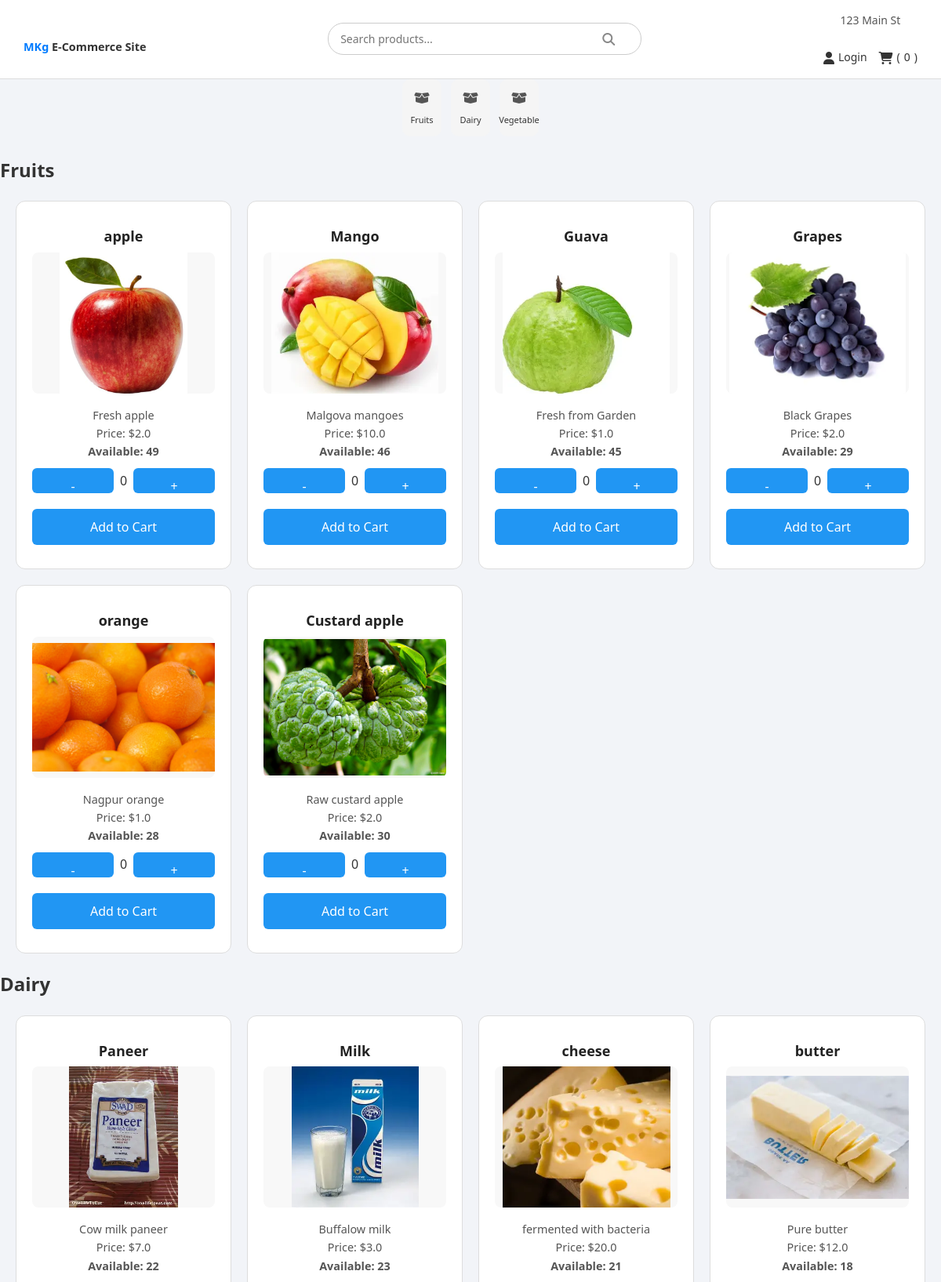
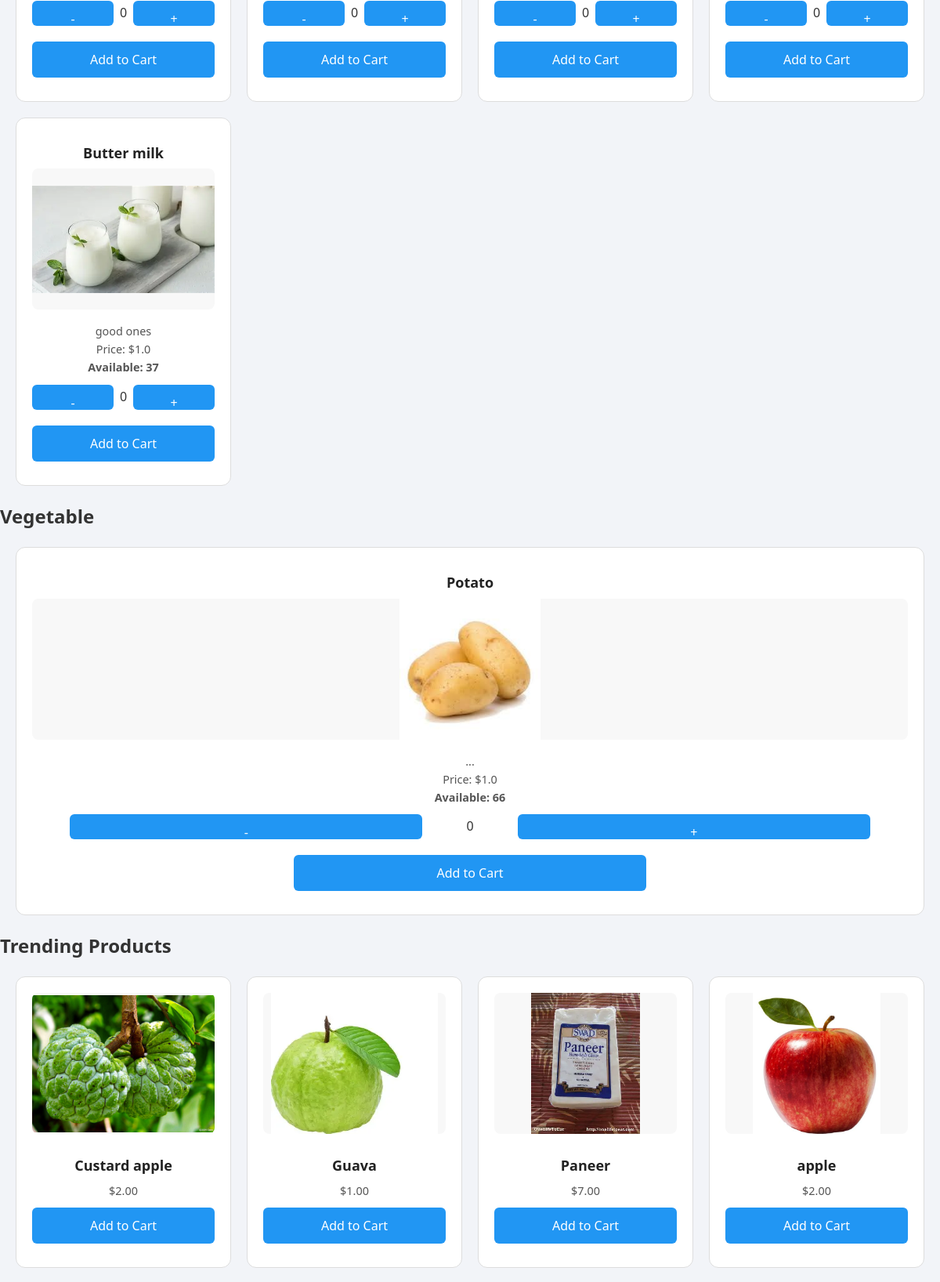
The page / (upper part) on the database its author committed (2 pictures, top to bottom).
### tables this page shows
CREATE TABLE products (
            id INTEGER PRIMARY KEY AUTOINCREMENT,
            name TEXT NOT NULL,
            price REAL NOT NULL,
            description TEXT,
            image TEXT,
            category TEXT,
            stock INTEGER DEFAULT 0
        );

### app.py (the view)
@app.route('/')
def home():
    conn = get_db_connection()
    products = conn.execute("SELECT * FROM products").fetchall()
    conn.close()
    trending = random.sample(products, min(6, len(products)))  # pick up to 6 random unique products
    return render_template('index.html', products=products, trending=trending)

### app.py (called while the page is built)
def get_db_connection():
    conn = sqlite3.connect(DB_PATH)
    conn.row_factory = sqlite3.Row
    return conn

### templates/index.html (shortened to what this page needs)
<!DOCTYPE html>
<html lang="en">
<head>
  <link rel="stylesheet" href="{{ url_for('static', filename='style.css') }}" />
  <link rel="stylesheet" href="https://cdnjs.cloudflare.com/ajax/libs/font-awesome/6.4.0/css/all.min.css" />
</head>
<body>
  <header class="site-header">
      <div class="left-section">
        <h1 class="logo">
          <a href="{{ url_for('home') }}"><span class="brand">MKg</span> E-Commerce Site</a>
        </h1>
      </div>
      <div class="center-section" role="search">
        <div class="search-container">
          <input type="text" id="search-bar" placeholder="Search products..." aria-label="Search products" onkeyup="filterProducts()" />
          <button type="button" id="search-button" class="search-icon" onclick="filterProducts()" aria-label="Search">
            <i class="fa fa-search"></i>
          </button>
        </div>
      </div>
      <div class="right-section">
        <div class="address">123 Main St</div>
        <nav class="user-actions">
          <a href="{{ url_for('login') }}" class="icon-link" aria-label="Login to your account">
            <i class="fa fa-user" aria-hidden="true"></i> <span class="text">Login</span>
          </a>
          <a href="{{ url_for('cart') }}" class="icon-link" aria-label="View your shopping cart">
            <i class="fa fa-shopping-cart" aria-hidden="true"></i>
            (<span id="cart-count">0</span>)
          </a>
        </nav>
      </div>
  </header>
  <div id="content">
    {% set categories = {} %}
    <div class="categories">
      {% for category, items in categories.items() %}
        <div class="category-item" onclick="scrollToCategory('{{ category|replace(' ', '') }}')">
          <div class="category-icon">
            {% if category|lower == 'electronics' %}
              <i class="fa-solid fa-tv"></i>
            {% elif category|lower == 'clothing' %}
              <i class="fa-solid fa-tshirt"></i>
            {% elif category|lower == 'books' %}
              <i class="fa-solid fa-book"></i>
            {% elif category|lower == 'sports' %}
              <i class="fa-solid fa-football-ball"></i>
            {% else %}
              <i class="fa-solid fa-box-open"></i>
            {% endif %}
          </div>
          <div class="category-name">{{ category }}</div>
        </div>
      {% endfor %}
    </div>
    {% for category, items in categories.items() %}
      <h2 id="{{ category|replace(' ', '') }}">{{ category }}</h2>
      <div id="catalog" class="category-products">
        {% for product in items %}
          {% set key = product[1]|lower|replace(' ', '') %}
          <div class="item product-card" data-product-name="{{ product[1]|lower }}">
            <h3>{{ product[1] }}</h3>
            <div class="image-container">
              <img src="{{ url_for('static', filename=product[4] if product[4] else 'images/default.jpg') }}" alt="{{ product[1] }}">
            </div>
            <p>{{ product[3] }}</p>
            <p>Price: ${{ product[2] }}</p>
            <p><strong>Available: {{ product[6] }}</strong></p>
            <div class="quantity-controls">
              <button onclick="decreaseQuantity('{{ key }}')" {% if product[6] <= 0 %}disabled{% endif %}>-</button>
              <span id="qty-{{ key }}">0</span>
              <button onclick="increaseQuantity('{{ key }}')" {% if product[6] <= 0 %}disabled{% endif %}>+</button>
            </div>
            <button onclick="addToCart('{{ key }}')" {% if product[6] <= 0 %}disabled{% endif %}>Add to Cart</button>
          </div>
        {% endfor %}
      </div>
    {% endfor %}
    <h2>Trending Products</h2>
    <div id="catalog">
      {% for product in trending %}
        {% set key = product[1]|lower|replace(' ', '') %}
        <div class="product-card" data-product-name="{{ product[1]|lower }}">
          <div class="image-container">
            <img src="{{ url_for('static', filename=product[4] if product[4] else 'images/default.jpg') }}" alt="{{ product[1] }}">
          </div>
          <h3>{{ product[1] }}</h3>
          <p class="product-price">${{ '%.2f'|format(product[2]) }}</p>
          <button onclick="addToCart('{{ key }}')" {% if product[6] <= 0 %}disabled{% endif %}>Add to Cart</button>
        </div>
      {% endfor %}
    </div>
  </div>
</body>
</html>

### rows shown on the page
products: category "Fruits", name "apple", image+name (picture), description "Fresh apple", price "2.0", stock "49", price "2.00"
products: category "Dairy", name "Paneer", image (picture), description "Cow milk paneer", price "7.0", stock "22", price "7.00"
products: category "Vegetable", name "Potato", image (picture), description "...", price "1.0", stock "66"
products: name "Mango", image (picture), description "Malgova mangoes", price "10.0", stock "46"
products: name "Guava", image (picture), description "Fresh from Garden", price "1.0", stock "45", price "1.00"
products: name "Grapes", image (picture), description "Black Grapes", price "2.0", stock "29"
products: name "orange", image+name (picture), description "Nagpur orange", price "1.0", stock "28"
products: name "Custard apple", image+name (picture), description "Raw custard apple", price "2.0", stock "30", price "2.00"
products: name "Milk", image (picture), description "Buffalow milk", price "3.0", stock "23"
products: name "cheese", image+name (picture), description "fermented with bacteria", price "20.0", stock "21"
products: name "butter", image+name (picture), description "Pure butter", price "12.0", stock "18"
products: name "Butter milk", image (picture), description "good ones", price "1.0", stock "37"
